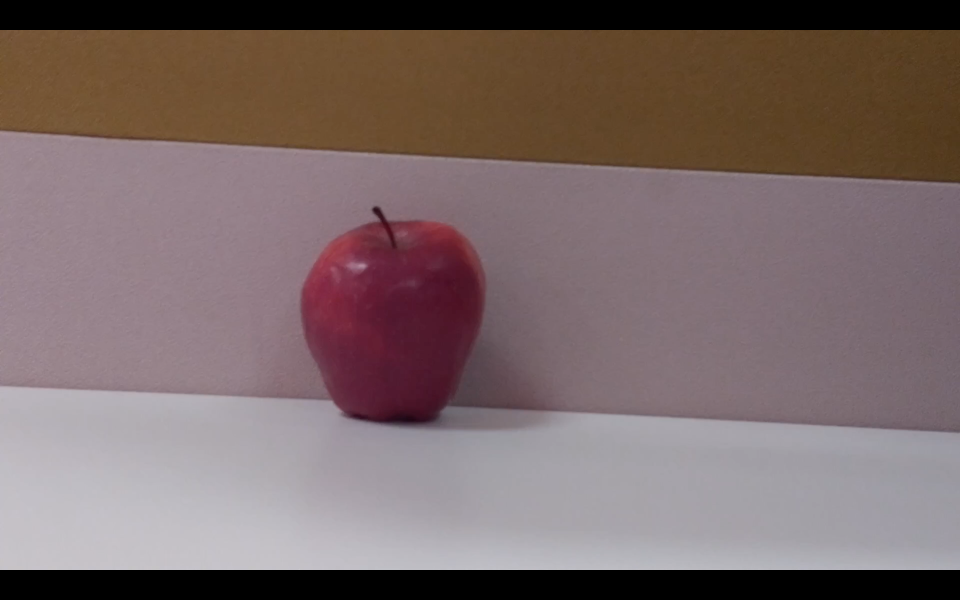
#> input picture Data/Pics/55.png, 2880 x 1800 px (shown at 1/3 size)
$ python HoughTransform.py
#> lines starting #> are read from the running program, lines starting #| are printed output that depends on the picture; after the words box and inside, x2 and y2 are one past the last pixel; in counts of white or black regions, pixels touching at a corner belong together
import cv2
import numpy as np

img = cv2.imread('../Data/Pics/55.png',0)
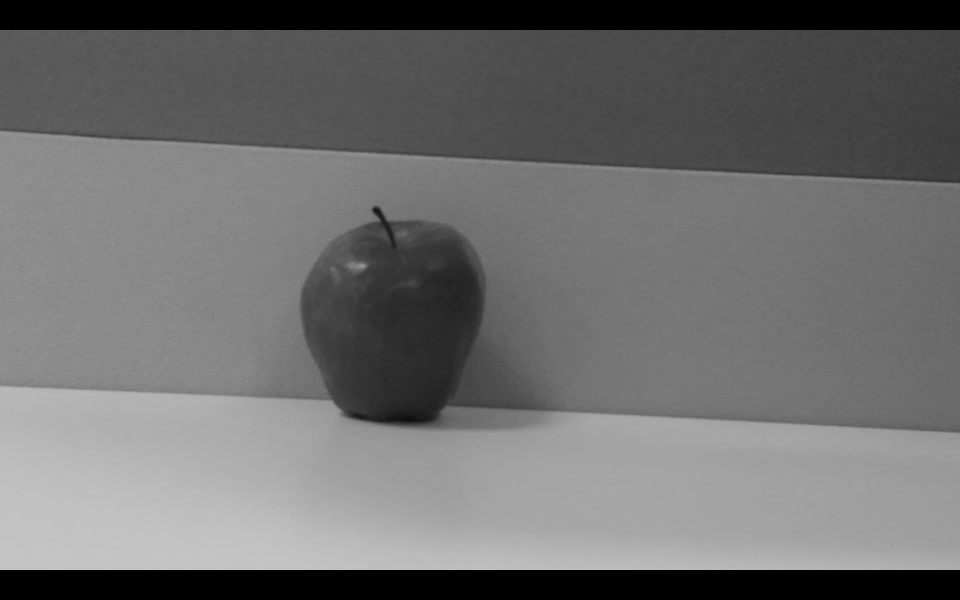
#> img: shape (1800, 2880) (shown at 1/3 size); min 0, max 200, mean 110
img = cv2.medianBlur(img,5)
cimg = cv2.cvtColor(img,cv2.COLOR_GRAY2BGR)

circles = cv2.HoughCircles(img,cv2.HOUGH_GRADIENT,1,20,
                            param1=50,param2=30,minRadius=0,maxRadius=0)
#> circles = [[1189.5, 944.5, 289.9], [1172.5, 975.5, 313.1], [1218.5, 1039.5, 236.7]]

circles = np.uint16(np.around(circles))
#> circles = [[1190, 944, 290], [1172, 976, 313], [1218, 1040, 237]]

maxi = max(circles[0,:],key=lambda x:x[2])
#> maxi = [1172, 976, 313]
# cv2.circle(cimg,(maxi[0],maxi[1]),int(1.3*maxi[2]),(0,255,0),-1)
mask = np.zeros(img.shape, np.uint8)
cv2.circle(mask, (maxi[0],maxi[1]), maxi[-1], 255, -1)
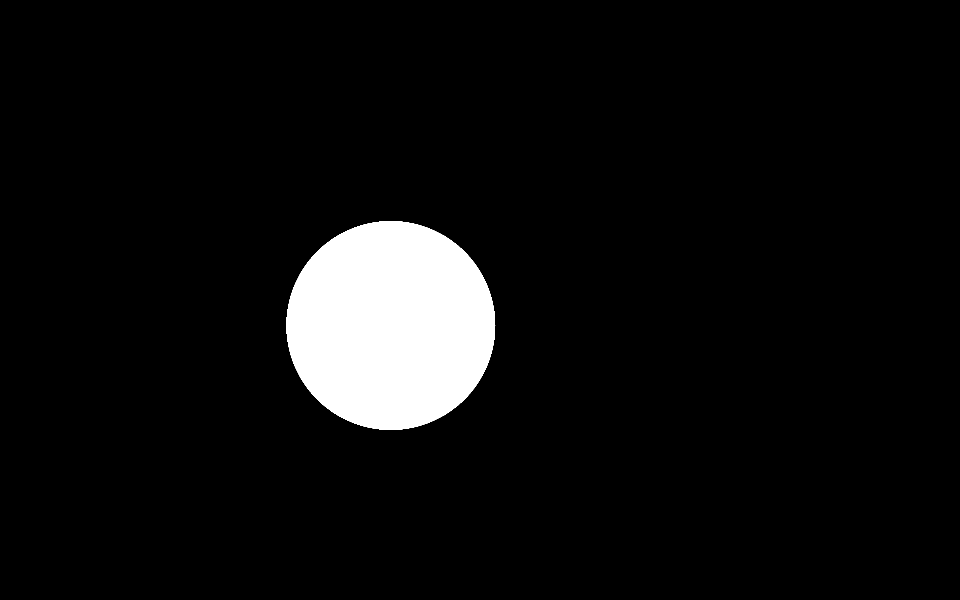
#> mask: shape (1800, 2880) (shown at 1/3 size); 5.9% white; 1 white region, box (x1, y1, x2, y2) and area: (859, 663, 1486, 1290) 307713
# mask = cv2.bitwise_not(mask)

cv2.bitwise_and(cimg,cimg,mask=mask)
res = cv2.resize(mask,None,fx=0.3, fy=0.3, interpolation = cv2.INTER_CUBIC)
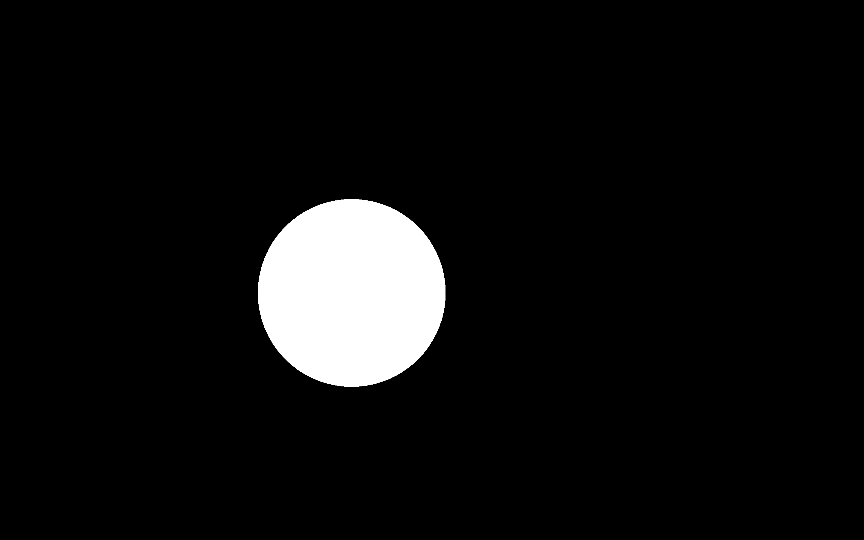
#> res: shape (540, 864); min 0, max 255, mean 15.1

cv2.imshow('detected circles',res)
cv2.waitKey(0)
cv2.destroyAllWindows()
